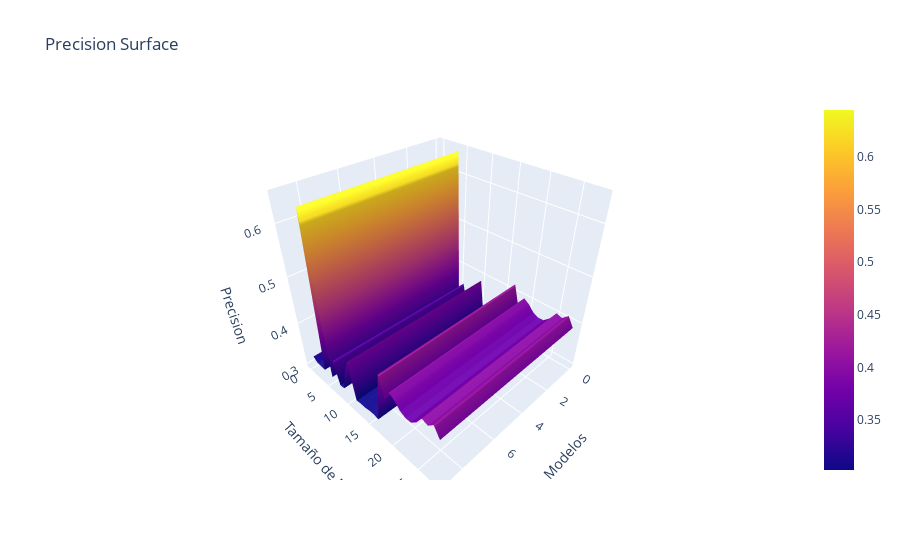

The cell this chart's notebook holds for it:
### Code cell
fig2 = go.Figure(data=[go.Surface(z=n_est_mod_results['Precision'])])

fig2.update_layout(title='Precision Surface', autosize=True,
                   scene = dict(xaxis_title='Modelos',
                                yaxis_title='Tamaño de N',
                                zaxis_title='Precision'))

fig2.show()
fig2.write_html('Pre_LOG_Dim.html')

### Figure 1 — Plotly figure (JSON) as saved in the notebook; plotly's stock layout.template omitted (floating-point values rounded to 4 significant figures; data arrays with more than 128 entries replaced by an {"elided": "..."} marker saying what was removed)
{"data": [{"type": "surface", "z": {"elided": "29x10 float values"}}], "layout": {"autosize": true, "scene": {"xaxis": {"title": {"text": "Modelos"}}, "yaxis": {"title": {"text": "Tamaño de N"}}, "zaxis": {"title": {"text": "Precision"}}}, "title": {"text": "Precision Surface"}}}
